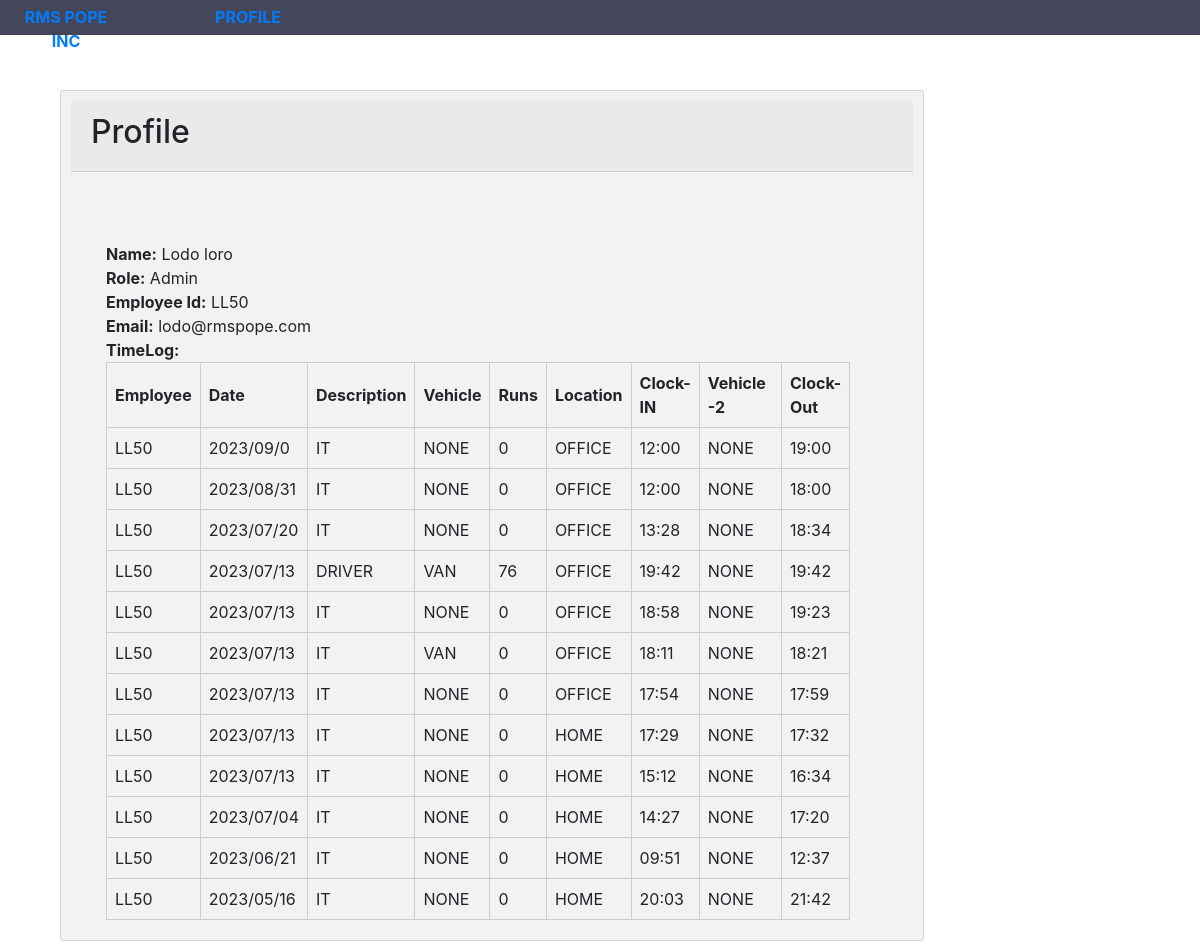
Screenshot of /Profile (signed in) with the database file from the repository.
### Website/models.py (models this page shows)
class User(db.Model, UserMixin):
    id = db.Column(db.Integer, primary_key=True)
    email = db.Column(db.String(150), unique=True)
    password = db.Column(db.String(150))
    roles = db.Column(db.String(50))
    FirstName = db.Column(db.String(50))
    LastName = db.Column(db.String(50))
    Emp_id = db.Column(db.String(5))
    data = db.relationship('ClockIn', backref='user', lazy=True)

### Website/views.py (the view)
@views.route("/Profile", methods=['GET', 'POST'])
def profile():
    usr = current_user.id
    field = ['Employee', 'Date', 'Description', 'Vehicle', 'Runs', 'Location', 'Clock-IN', 'Vehicle-2', 'Clock-Out']
    Hours = current_user.Emp_id
    Emp_id = str(Hours)
    search = T.Search(EmpName_=Emp_id)
    return render_template("profile.html",user=usr, field=field,search=search)

### Website/Timesheet.py (called while the page is built)
def Search(EmpName_='',date=''):
    emp_id = str(EmpName_).upper()
    date = str(date).upper()
    lst = []
    sum_h = 0
    sum_m = 0
    with open(Time_Card, 'r') as file:
        for line in file:
            if line.startswith(emp_id):
                word = line.split(',')
                start = datetime.strptime(word[6], ' %H:%M')
                end = datetime.strptime(word[-1].strip(), '%H:%M') if len(word[-1]) >= 5 else datetime.strptime('00:00', '%H:%M')
                hours = (end - start).seconds // 3600
                minutes = ((end - start).seconds // 60) % 60
                if hours < 0:
                    hours = 0
                    minutes = 0
                sum_h += hours
                sum_m += minutes
                lst.append(line)
    return lst

### Website/__init__.py (called while the page is built)
def create_app():
    app = Flask(__name__)
    app.config['SECRET_KEY'] = 'RMSPOPE'
    app.config['SQLALCHEMY_DATABASE_URI'] = f'sqlite:///{DB_Name}'
    db.init_app(app)
    from .views import views
    from .auth import auth
    app.register_blueprint(views, url_prefix='/')
    app.register_blueprint(auth, url_prefix='/')
    from Website import models
    with app.app_context():
        db.create_all()
    login_manager = LoginManager()
    login_manager.login_view = 'auth.login'
    login_manager.init_app(app)
    @login_manager.user_loader
    def load_user(id):
        return models.User.query.get(int(id))
    return app

### Website/Templates/profile.html (shortened to what this page needs)
{% extends 'base.html' %}
{% block content %}
<head>
</head>
<body>
	<div class="card">
	<div class="card-header">
	<h2>Profile</h2>
	</div>
	<div class="card-body">
    <p class="card-text">
	<div class="container">
		<div class="row">
			<div class="col-8">
    <strong>Name:</strong>
	{{ current_user.FirstName }} {{ current_user.LastName }}<br/>
	<strong>Role:</strong>
	{{ current_user.roles }}<br/>
	<strong>Employee Id:</strong>
	{{ current_user.Emp_id }}<br/>
	<strong>Email:</strong>
	{{ current_user.email }}<br/>
	<strong>TimeLog:</strong>
		<table>
			<tr>
				{% for col in field %}
				<th>{{ col }}</th>
				{% endfor %}
			</tr>
			{% for entry in search[::-1] %}
			<tr>
				{% for value in entry.split(',') %}
					<td>{{ value }}</td>
				{% endfor %}
			</tr>
			{% endfor %}
		</table>
	</div>
    </p>
</body>
{% endblock %}

### Website/Templates/base.html (shortened to what this page needs)
<!DOCTYPE html>
<html lang="en" data-bs-theme="dark">
  <head>
    <link
      rel="stylesheet"
      href="https://stackpath.bootstrapcdn.com/bootstrap/4.4.1/css/bootstrap.min.css"
    />
    <link
      rel="stylesheet"
      href="https://stackpath.bootstrapcdn.com/font-awesome/4.7.0/css/font-awesome.min.css"
    />
  </head>
<body>
  {% if current_user.id == 1 %}
    <div class="container">
      <nav>
        <ul>
          <li><a id="home" href="/">RMS Pope Inc</a></li>
          <li><a id="profile" href="/Profile">Profile</a>
          </li>
        </ul>
      </nav>
  {% endif%}
  <div class="container">{% block content %} {% endblock %}
  </div>
  </body>
</html>

### Website/Templates/profile.html (style rules this page uses)
.container { display: flex; justify-content: space-between; }
.card { width: 80%; margin-bottom: 20px; padding: 10px; background-color: #f2f2f2; border-radius: 3px; }
.card table { width: 100%; border-collapse: collapse; }
.card table th, .card table td { padding: 8px; border: 1px solid #ccc; }

### rows the page displays
User: FirstName "Lodo", LastName "loro", roles "Admin", Emp_id "LL50", email "lodo@rmspope.com"

### other values shown
{{ col }} "Employee" "Date" "Description" "Vehicle" "Runs" "Location" "Clock-IN" "Vehicle-2" "Clock-Out"
{{ value }} "LL50" "2023/09/0" "IT" "NONE" "0" "OFFICE" "12:00" "NONE" "19:00" "LL50" "2023/08/31" "IT" "NONE" "0" "OFFICE" "12:00" "NONE" "18:00" "LL50" "2023/07/20" "IT" "NONE" "0" "OFFICE" "13:28" "NONE" "18:34" "LL50" "2023/07/13" "DRIVER" "VAN" "76" "OFFICE" "19:42" "NONE" "19:42" "LL50" "2023/07/13" "IT" "NONE" "0" "OFFICE" "18:58" "NONE" "19:23" "LL50" "2023/07/13" "IT" "VAN" "0" "OFFICE" "18:11" "NONE" "18:21" "LL50" "2023/07/13" "IT" "NONE" "0" "OFFICE" "17:54" "NONE" "17:59" "LL50" "2023/07/13" "IT" "NONE" "0" "HOME" "17:29" "NONE" "17:32" "LL50" "2023/07/13" "IT" "NONE" "0" "HOME" "15:12" "NONE" "16:34" "LL50" "2023/07/04" "IT" "NONE" "0" "HOME" "14:27" "NONE" "17:20" "LL50" "2023/06/21" "IT" "NONE" "0" "HOME" "09:51" "NONE" "12:37" "LL50" "2023/05/16" "IT" "NONE" "0" "HOME" "20:03" "NONE" "21:42"
